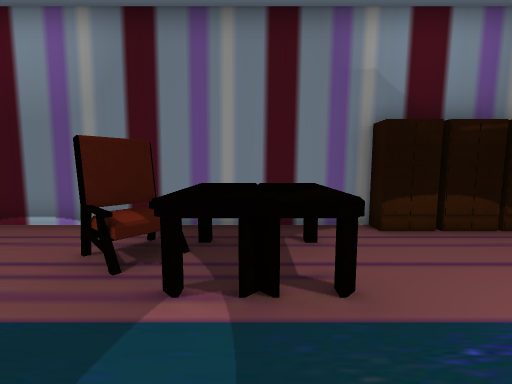
View 1 (above)

19 first-person views from a walk through a scene from a Unity 3-D project. The camera is 1.3 m above the floor, tilts 6° down and sees 90° across. The floor is counted in squares, 1 m on a side. Each view is taken from the middle of a square. On the plan, view 1 faces up. The plan holds only what a view shows up to about 13 squares ahead; the rest is blank. The place goes on beyond the plan. The player character is not drawn. Door leaves are left out, so doorways stand open. Some surface patterns are stand-ins.

View 2
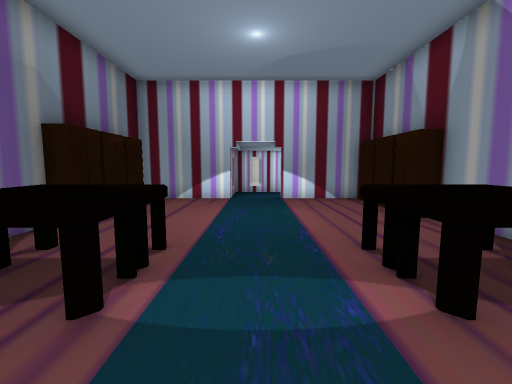

View 3
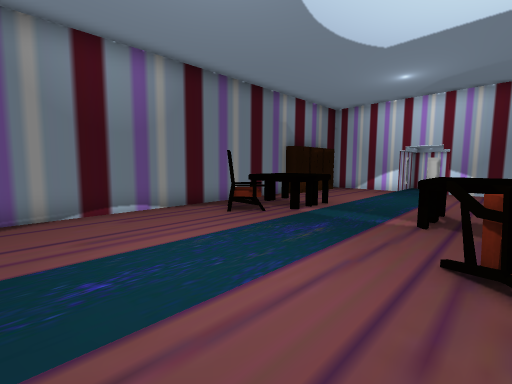

View 4
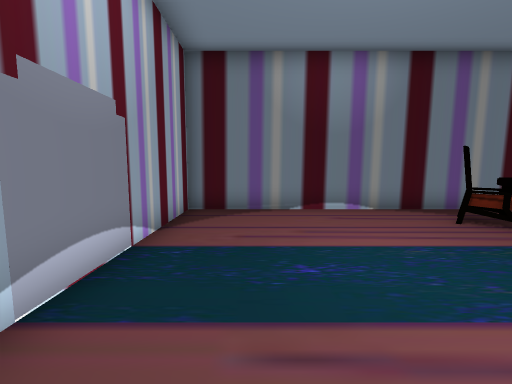

View 5
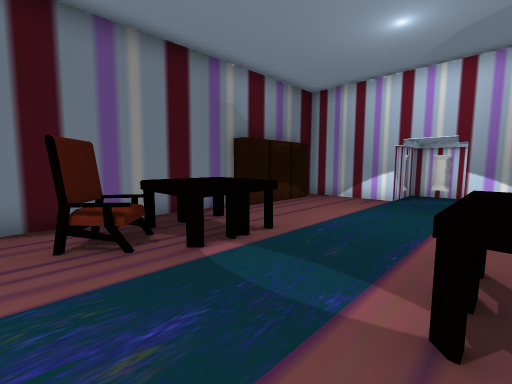

View 6
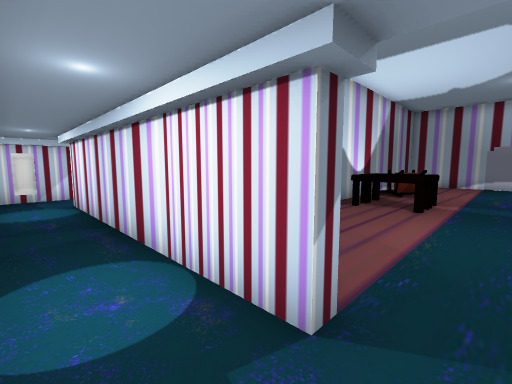

View 7
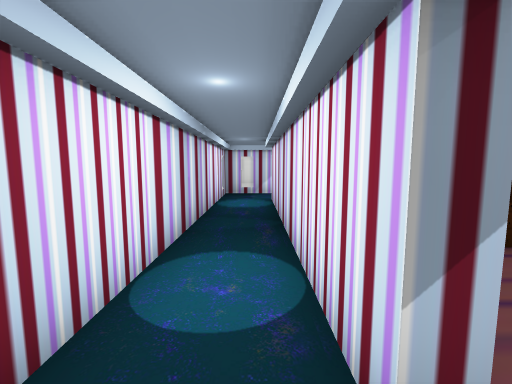

View 8
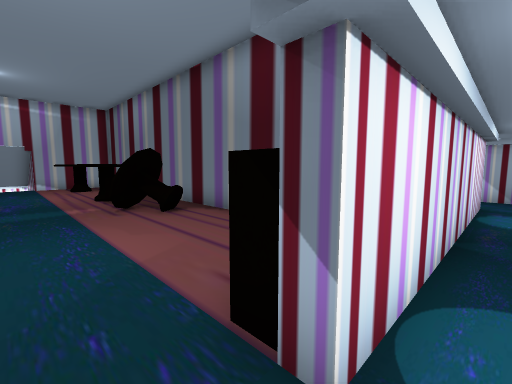

View 9
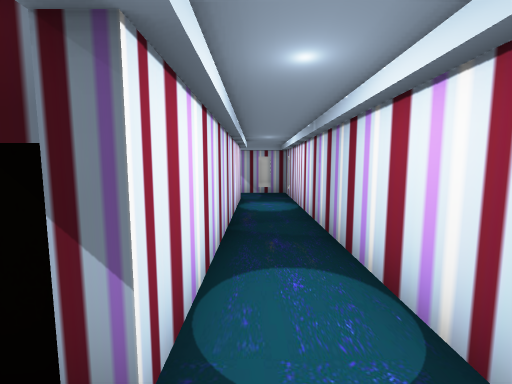

View 10
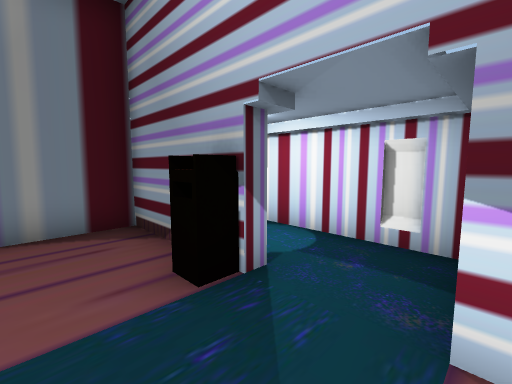

View 11
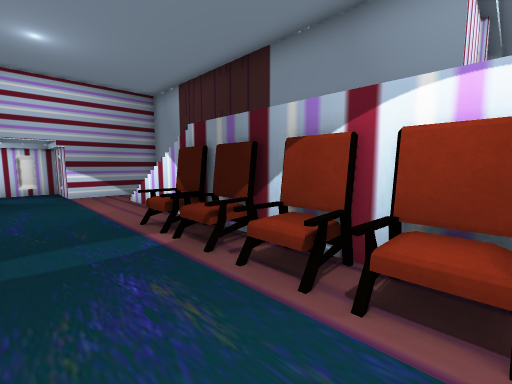

View 12
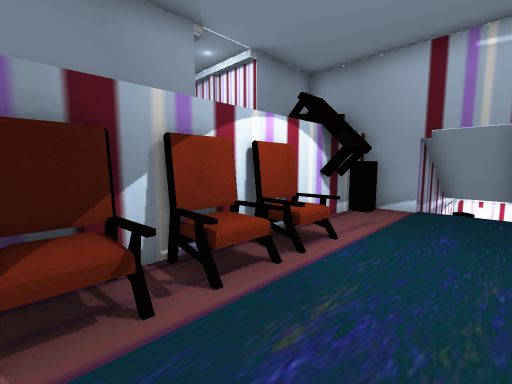

View 13
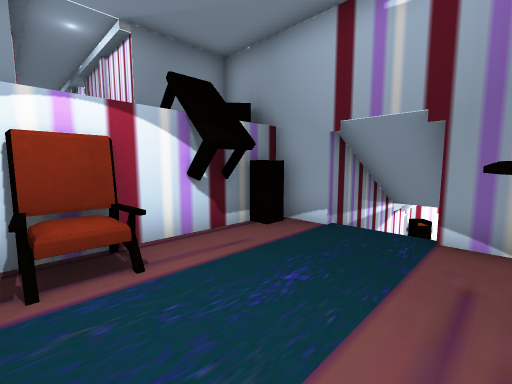

View 14
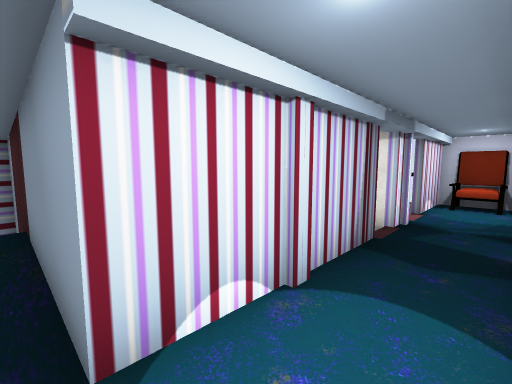

View 15
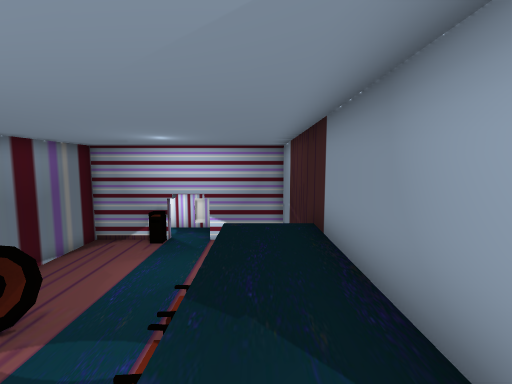

View 16
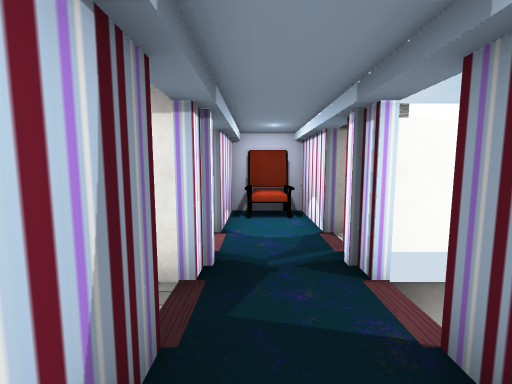

View 17
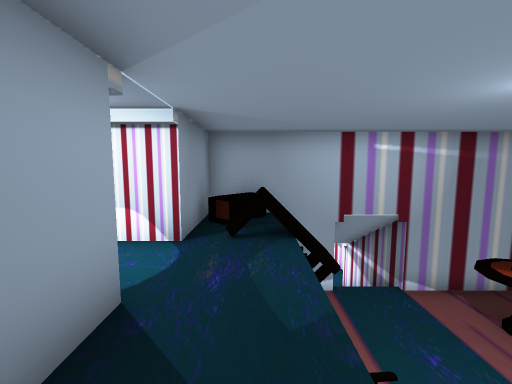

View 18
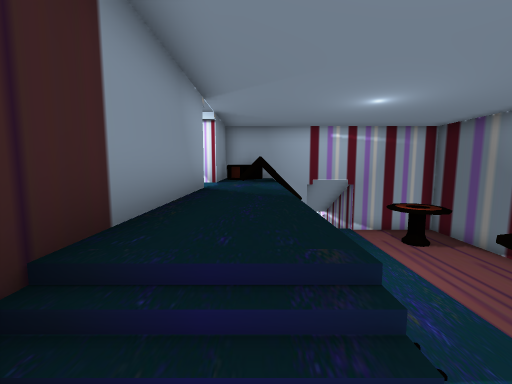

View 19
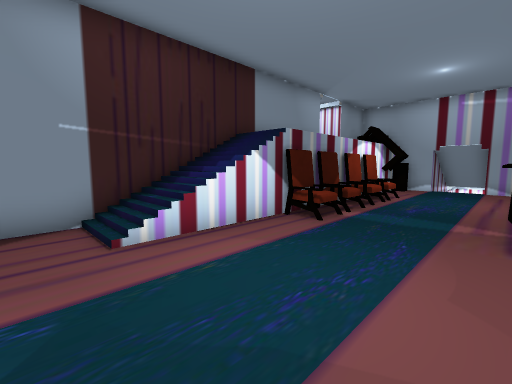

### Floor plan
Key: @ floor where view 1 was taken; # wall or solid block; . main floor; : floor 2.25 m higher than the main floor; - floor 4.5 m lower than the main floor; / step, stairs or slope; D open door; = window, fence, low wall or low ledge; C chair; T table; O other object.
Columns run from 16 left of view 1 to 10 right of it. Each row starts with its distance up from view 1.
  6        #############   #
  5        #...........OOOO#
  4        #......CCOO.....#
  3        #......COOO.....#
  2        #...............####
  1         ..................#
  0        -........@......#..#
 -1        -......./-/.....#..#
 -2          . ..CC/-/.....#..#
 -3              C. //.OOOO#..#
 -4                    #   #..#
 -5                    #####..#
 -6                   .....#..#
 -7        #TT .   .TT.....#..#
 -8        #TT...  ..T.....O..#
 -9 # ######...............O..#
-10 O      ...................#
-11 O#######...CCCCCCC.....####
-12        #OOOCCCCCCC/=...#
-13        # O::::::://///.#
-14        ###::############
-15          ##:#
-16           #:#
-17           #:#
-18           #:#
-19           D:D
-20          D#:D
-21         #DD:D
-22         #D#:D
-23           CCO
-24           CCO

Positions as (right, up) in squares from view 1, and headings:
1: (0, 0), facing up
2: (-3, 1), facing right
3: (-7, -2), facing up-right
4: (-7, -2), facing up
5: (-3, -1), facing up-right
6: (9, 1), facing down-left
7: (8, 1), facing down
8: (8, -10), facing up-left
9: (8, -10), facing up
10: (5, -11), facing up-right
11: (-5, -9), facing down-right
12: (-1, -9), facing down-left
13: (-4, -8), facing down-left
14: (-6, -14), facing down-right
15: (-5, -13), facing right
16: (-5, -17), facing down
17: (-2, -13), facing left
18: (2, -13), facing left
19: (6, -8), facing down-left
